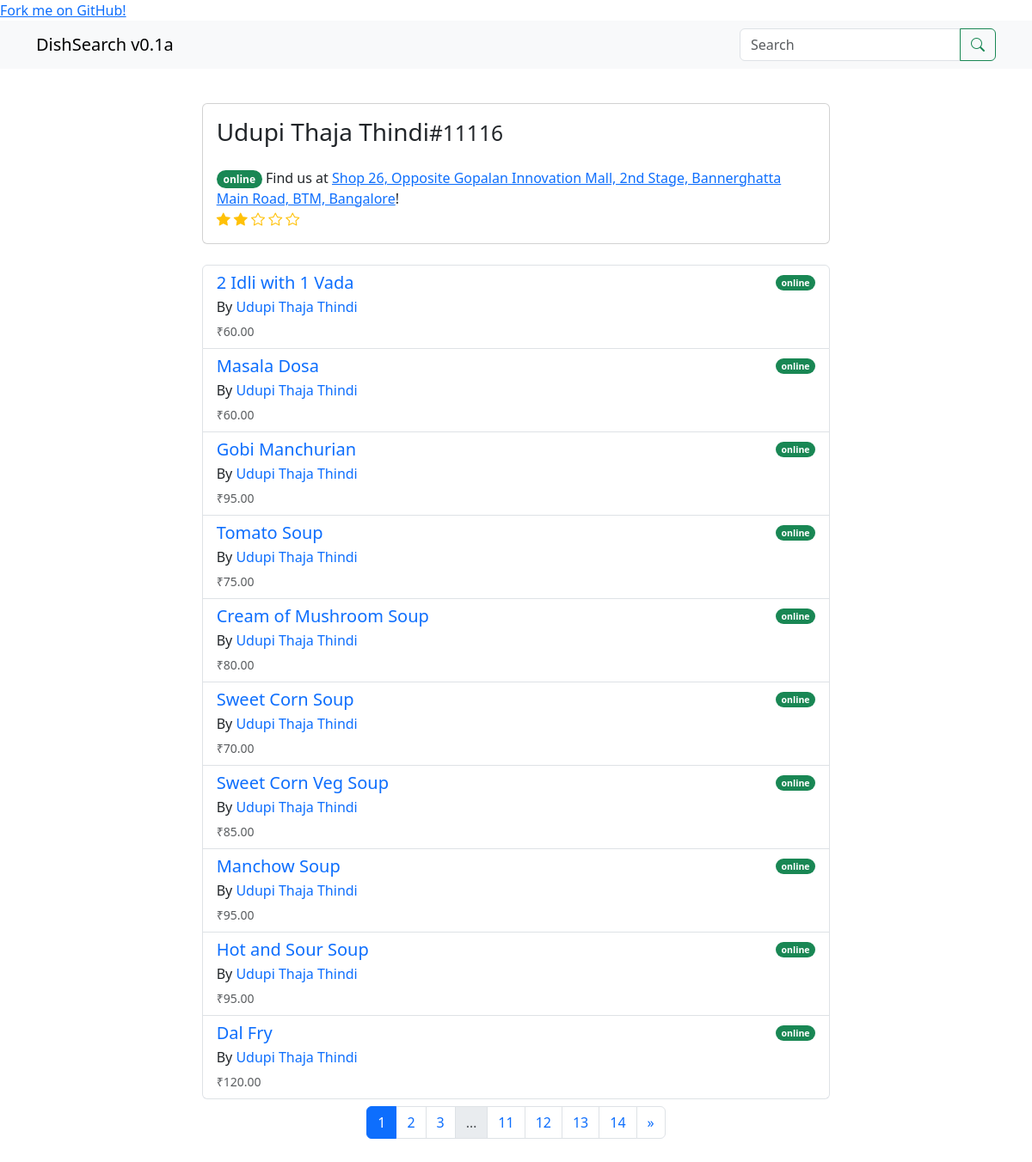
/restaurant/1/ (signed in), run on the app's committed database.
### restaurant/models.py (models this page shows, shortened)
class Restaurant(models.Model):
    name = models.CharField(max_length=255)
    res_id = models.IntegerField(unique=True)
    latitude = models.FloatField()
    longitude = models.FloatField()
    location = models.CharField(max_length=30)
    address = models.CharField(max_length=255)
    rating = models.FloatField(help_text="Rating out of 5", null=True, blank=True)
    online = models.BooleanField(default=False)
    def get_google_maps_url(self) -> str:
        return f"https://maps.google.com/?q={self.latitude},{self.longitude}"

### dish/models.py (models this page shows, shortened)
class Dish(models.Model):
    name = models.CharField(max_length=255)
    onwards_tag = models.BooleanField(default=False)
    price = models.DecimalField(max_digits=7, decimal_places=2)
    restaurant = models.ForeignKey(
        Restaurant, on_delete=models.CASCADE, related_name="dishes"
    )
    objects = DishManager()
    def get_absolute_url(self) -> str:
        return reverse("dish:detail", kwargs={"dish_id": self.pk})

### restaurant/views.py (the view)
class RestaurantDishListView(LoginRequiredMixin, ListView):
    model = Dish
    paginate_by = 10
    context_object_name = "dishes"
    template_name = "dish/list.html"
    def get_queryset(self) -> QuerySet:
        return (
            Dish.objects.filter(restaurant_id=self.kwargs["restaurant_id"])
            .select_related("restaurant")
            .order_by("-restaurant__rating")
        )
    def get_context_data(self, **kwargs) -> Dict[str, Any]:
        context = super().get_context_data(**kwargs)
        context["restaurant"] = get_object_or_404(
            Restaurant, pk=self.kwargs["restaurant_id"]
        )
        return context

### dish/templatetags/paginator_tags.py (called while the page is built)
@register.simple_tag
def get_proper_elided_page_range(p, number, on_each_side=2, on_ends=4):
    paginator = Paginator(p.object_list, p.per_page)
    return paginator.get_elided_page_range(
        number=number, on_each_side=on_each_side, on_ends=on_ends
    )

### dish/templatetags/range_tags.py (called while the page is built)
@register.filter()
def loop(low: int, high: int) -> range:
    return range(low, high + 1)

### templates/dish/list.html (shortened to what this page needs)
{% extends 'base.html' %}
{% load static %}
{% load paginator_tags %}
{% load range_tags %}
{% block body %}
<div class="row">
  {% if not restaurant %}
    <div class="col-sm-12 col-md-12 col-lg-4 offset-lg-4">
      <form class="mb-4 pb-3" method="get" action="{% url 'dish:home' %}" role="search">
        <div class="form-floating mb-3">
          <input id="q" autofocus name="q" type="search" class="form-control" placeholder="Search"
            value="{{ request.GET.q }}" />
          <label for="q">Search</label>
          <div class="form-text">
            hit <kbd>RETURN</kbd> to search
          </div>
        </div>
      </form>
    </div>
  {% else %}
    <div class="col-sm-12 col-md-12 col-lg-8 offset-lg-2">
      <div class="card">
        <div class="card-body">
          <h3 class="card-title pb-3">{{ restaurant.name }}<small>#{{ restaurant.res_id }}</small></h3>
          <p class="card-text">
            <span class="badge {% if restaurant.online %}bg-success{% else %}bg-danger{% endif %} rounded-pill">
              {% if restaurant.online %}online{% else %}unavailable{% endif %}
            </span>
            Find us at <a href="{{ restaurant.get_google_maps_url }}" target="_blank">
              {{ restaurant.address }}</a>!
            <br />
            {% for i in 1|loop:5 %}
              {% if i <= restaurant.rating %}
                <i class="bi bi-star-fill text-warning"></i>
              {% else %}
                <i class="bi bi-star text-warning"></i>
              {% endif %}
            {% endfor %}
          </p>
        </div>
      </div>
    <br />
    </div>
  {% endif %}
  <div class="col-sm-12 col-md-12 col-lg-8 offset-lg-2">
    <div class="list-group">
      {% for dish in dishes %}
        <div href="{% url 'dish:detail' dish.pk %}" class="list-group-item list-group-item-action">
          <div class="d-flex w-100 justify-content-between">
            <h5 class="mb-1">
              <a style="text-decoration: none;" href="{{ dish.get_absolute_url }}">{{ dish.name }}</a>
            </h5>
            <small class="text-body-secondary">
              <span class="badge {% if dish.restaurant.online %}bg-success{% else %}bg-danger{% endif %} rounded-pill">
                {% if dish.restaurant.online %}online{% else %}unavailable{% endif %}
              </span>
            </small>
          </div>
          <p class="mb-1">
            By <a style="text-decoration: none;" href="{% url 'restaurant:list' dish.restaurant_id %}">{{ dish.restaurant.name }}</a>
          </p>
          <small class="text-body-secondary">₹{{ dish.price }} {% if dish.onwards_tag %}+{% endif %} </small>
        </div>
      {% endfor %}
    </div>
  </div>
  <div class="col-sm-12 col-md-12 col-lg-8 offset-lg-2">
    <ul class="pagination justify-content-center mt-2 mb-4">
      {% get_proper_elided_page_range paginator page_obj.number as page_range %}
      {% if page_obj.has_next or page_obj.has_previous %}
        {% for page_number in page_range %}
          {% if page_number == page_obj.number %}
            <li class="page-item">
              <a class="page-link active">{{ page_number }}</a>
            </li>
            {% else %}
              {% if page_number == paginator.ELLIPSIS %}
                <li class="page-item disabled"><a class="page-link">{{ page_number }}</a></li>
              {% else %}
                <li class="page-item">
                  <a href="?page={{ page_number }}&q={{ request.GET.q }}" class="page-link">{{ page_number }}</a>
                </li>
              {% endif %}
          {% endif %}
        {% endfor %}
        {% if page_obj.has_next %}
          <li class="page-item">
            <a href="?page={{ page_obj.next_page_number }}&q={{ request.GET.q }}" class="page-link" aria-label="Next">
              <span aria-hidden="true">&raquo;</span>
            </a>
          </li>
        {% endif %}
      {% endif %}
    </ul>
  </div>
</div>
{% endblock body %}

### templates/base.html (shortened to what this page needs)
{% load static %}
<!DOCTYPE html>
<html lang="en">
<head>
    <link href="{% static 'vendor/bootstrap/css/bootstrap.min.css' %}" rel="stylesheet">
    <link rel="stylesheet" href="https://cdn.jsdelivr.net/npm/bootstrap-icons@1.10.5/font/bootstrap-icons.css">
    <link rel="stylesheet" href="https://cdnjs.cloudflare.com/ajax/libs/github-fork-ribbon-css/0.2.3/gh-fork-ribbon.min.css" />
</head>
<body>
  <a class="github-fork-ribbon" href="https://github.com/mentix02/dishsearch" data-ribbon="Fork me on GitHub" title="Fork me on GitHub">Fork me on GitHub!</a>
    <nav class="navbar bg-body-tertiary">
      <div class="container">
        <a href="{% url 'dish:home' %}" class="navbar-brand">DishSearch v0.1a</a>
        <form method="get" action="{% url 'dish:home' %}" class="d-flex" role="search">
          <div class="input-group">
            <input
              name="q"
              type="search"
              aria-label="Search"
              placeholder="Search"
              class="form-control"
              value="{{ request.GET.q }}" />
            <button class="btn btn-outline-success" type="submit"><i class="bi bi-search"></i></button>
          </div>
        </form>
      </div>
    </nav>
    <div class="container mt-4 p-3">
      {% block body %}
      {% endblock %}
    </div>
</body>
</html>

### data on the page
Restaurant: name "Udupi Thaja Thindi", res_id "11116", address "Shop 26, Opposite Gopalan Innovation Mall, 2nd Stage, Bannerghatta Main Road, BTM, Bangalore"
Dish: name "2 Idli with 1 Vada", shows "online", restaurant.name "Udupi Thaja Thindi", price "60.00"
Dish: name "Masala Dosa", shows "online", restaurant.name "Udupi Thaja Thindi", price "60.00"
Dish: name "Gobi Manchurian", shows "online", restaurant.name "Udupi Thaja Thindi", price "95.00"
Dish: name "Tomato Soup", shows "online", restaurant.name "Udupi Thaja Thindi", price "75.00"
Dish: name "Cream of Mushroom Soup", shows "online", restaurant.name "Udupi Thaja Thindi", price "80.00"
Dish: name "Sweet Corn Soup", shows "online", restaurant.name "Udupi Thaja Thindi", price "70.00"
Dish: name "Sweet Corn Veg Soup", shows "online", restaurant.name "Udupi Thaja Thindi", price "85.00"
Dish: name "Manchow Soup", shows "online", restaurant.name "Udupi Thaja Thindi", price "95.00"
Dish: name "Hot and Sour Soup", shows "online", restaurant.name "Udupi Thaja Thindi", price "95.00"
Dish: name "Dal Fry", shows "online", restaurant.name "Udupi Thaja Thindi", price "120.00"

### other printed values
{{ page_number }} "1"
{{ page_number }} "2" "3" "11" "12" "13" "14"
{{ page_number }} "…"
